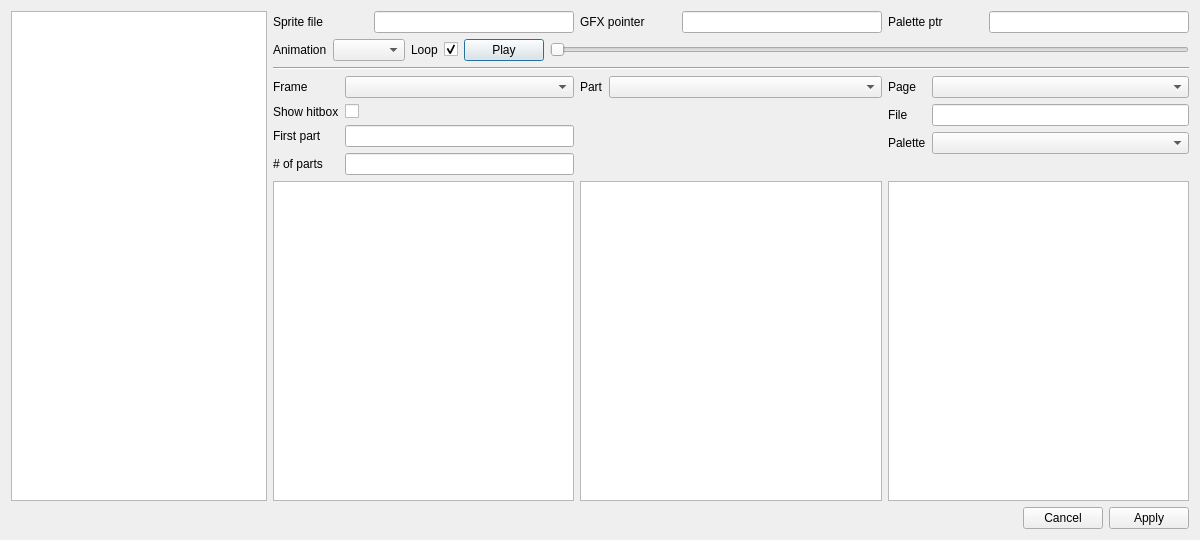
<?xml version="1.0" encoding="UTF-8"?>
<ui version="4.0">
 <class>SpriteEditor</class>
 <widget class="QDialog" name="SpriteEditor">
  <property name="geometry">
   <rect>
    <x>0</x>
    <y>0</y>
    <width>1200</width>
    <height>540</height>
   </rect>
  </property>
  <property name="windowTitle">
   <string>Sprite Editor</string>
  </property>
  <layout class="QVBoxLayout" name="verticalLayout">
   <item>
    <layout class="QHBoxLayout" name="horizontalLayout_4">
     <item>
      <widget class="QListWidget" name="enemy_list">
       <property name="sizePolicy">
        <sizepolicy hsizetype="Maximum" vsizetype="Expanding">
         <horstretch>0</horstretch>
         <verstretch>0</verstretch>
        </sizepolicy>
       </property>
      </widget>
     </item>
     <item>
      <layout class="QVBoxLayout" name="verticalLayout_2">
       <item>
        <layout class="QVBoxLayout" name="verticalLayout_3">
         <item>
          <layout class="QVBoxLayout" name="verticalLayout_9">
           <item>
            <layout class="QHBoxLayout" name="horizontalLayout">
             <item>
              <widget class="QLabel" name="label_12">
               <property name="text">
                <string>Sprite file</string>
               </property>
              </widget>
             </item>
             <item>
              <widget class="QLineEdit" name="sprite_file_name">
               <property name="maximumSize">
                <size>
                 <width>200</width>
                 <height>16777215</height>
                </size>
               </property>
              </widget>
             </item>
             <item>
              <widget class="QLabel" name="label_13">
               <property name="text">
                <string>GFX pointer</string>
               </property>
              </widget>
             </item>
             <item>
              <widget class="QLineEdit" name="gfx_pointer">
               <property name="maximumSize">
                <size>
                 <width>200</width>
                 <height>16777215</height>
                </size>
               </property>
              </widget>
             </item>
             <item>
              <widget class="QLabel" name="label_11">
               <property name="text">
                <string>Palette ptr</string>
               </property>
              </widget>
             </item>
             <item>
              <widget class="QLineEdit" name="palette_pointer">
               <property name="maximumSize">
                <size>
                 <width>200</width>
                 <height>16777215</height>
                </size>
               </property>
              </widget>
             </item>
            </layout>
           </item>
           <item>
            <layout class="QHBoxLayout" name="horizontalLayout_2">
             <item>
              <widget class="QLabel" name="label_3">
               <property name="text">
                <string>Animation</string>
               </property>
              </widget>
             </item>
             <item>
              <widget class="QComboBox" name="animation_index"/>
             </item>
             <item>
              <widget class="QLabel" name="label_8">
               <property name="text">
                <string>Loop</string>
               </property>
              </widget>
             </item>
             <item>
              <widget class="QCheckBox" name="loop_animation">
               <property name="text">
                <string/>
               </property>
               <property name="checked">
                <bool>true</bool>
               </property>
              </widget>
             </item>
             <item>
              <widget class="QPushButton" name="toggle_paused_button">
               <property name="text">
                <string>Play</string>
               </property>
              </widget>
             </item>
             <item>
              <widget class="QSlider" name="seek_slider">
               <property name="orientation">
                <enum>Qt::Horizontal</enum>
               </property>
              </widget>
             </item>
            </layout>
           </item>
           <item>
            <widget class="Line" name="line">
             <property name="orientation">
              <enum>Qt::Horizontal</enum>
             </property>
            </widget>
           </item>
           <item>
            <layout class="QHBoxLayout" name="horizontalLayout_3" stretch="1,1,1">
             <item>
              <layout class="QFormLayout" name="formLayout_3">
               <property name="fieldGrowthPolicy">
                <enum>QFormLayout::AllNonFixedFieldsGrow</enum>
               </property>
               <item row="0" column="0">
                <widget class="QLabel" name="label_6">
                 <property name="text">
                  <string>Frame</string>
                 </property>
                </widget>
               </item>
               <item row="0" column="1">
                <widget class="QComboBox" name="frame_index"/>
               </item>
               <item row="1" column="0">
                <widget class="QLabel" name="label_5">
                 <property name="text">
                  <string>Show hitbox</string>
                 </property>
                </widget>
               </item>
               <item row="1" column="1">
                <widget class="QCheckBox" name="show_hitbox">
                 <property name="text">
                  <string/>
                 </property>
                </widget>
               </item>
               <item row="2" column="0">
                <widget class="QLabel" name="label_9">
                 <property name="text">
                  <string>First part</string>
                 </property>
                </widget>
               </item>
               <item row="2" column="1">
                <widget class="QLineEdit" name="frame_first_part"/>
               </item>
               <item row="3" column="0">
                <widget class="QLabel" name="label_10">
                 <property name="text">
                  <string># of parts</string>
                 </property>
                </widget>
               </item>
               <item row="3" column="1">
                <widget class="QLineEdit" name="frame_number_of_parts"/>
               </item>
              </layout>
             </item>
             <item>
              <layout class="QFormLayout" name="formLayout_2">
               <property name="fieldGrowthPolicy">
                <enum>QFormLayout::AllNonFixedFieldsGrow</enum>
               </property>
               <item row="0" column="0">
                <widget class="QLabel" name="label_4">
                 <property name="text">
                  <string>Part</string>
                 </property>
                </widget>
               </item>
               <item row="0" column="1">
                <widget class="QComboBox" name="part_index"/>
               </item>
              </layout>
             </item>
             <item>
              <layout class="QFormLayout" name="formLayout">
               <property name="fieldGrowthPolicy">
                <enum>QFormLayout::AllNonFixedFieldsGrow</enum>
               </property>
               <item row="0" column="0">
                <widget class="QLabel" name="label">
                 <property name="text">
                  <string>Page</string>
                 </property>
                </widget>
               </item>
               <item row="0" column="1">
                <widget class="QComboBox" name="gfx_page_index"/>
               </item>
               <item row="1" column="0">
                <widget class="QLabel" name="label_2">
                 <property name="text">
                  <string>File</string>
                 </property>
                </widget>
               </item>
               <item row="1" column="1">
                <widget class="QLineEdit" name="gfx_file_name"/>
               </item>
               <item row="2" column="0">
                <widget class="QLabel" name="label_7">
                 <property name="text">
                  <string>Palette</string>
                 </property>
                </widget>
               </item>
               <item row="2" column="1">
                <widget class="QComboBox" name="palette_index"/>
               </item>
              </layout>
             </item>
            </layout>
           </item>
           <item>
            <layout class="QHBoxLayout" name="horizontalLayout_5" stretch="1,1,1">
             <item>
              <widget class="QGraphicsView" name="frame_graphics_view"/>
             </item>
             <item>
              <widget class="QGraphicsView" name="part_graphics_view"/>
             </item>
             <item>
              <widget class="QGraphicsView" name="gfx_file_graphics_view"/>
             </item>
            </layout>
           </item>
          </layout>
         </item>
        </layout>
       </item>
      </layout>
     </item>
    </layout>
   </item>
   <item>
    <widget class="QDialogButtonBox" name="buttonBox">
     <property name="orientation">
      <enum>Qt::Horizontal</enum>
     </property>
     <property name="standardButtons">
      <set>QDialogButtonBox::Apply|QDialogButtonBox::Cancel</set>
     </property>
    </widget>
   </item>
  </layout>
 </widget>
 <resources/>
 <connections>
  <connection>
   <sender>buttonBox</sender>
   <signal>accepted()</signal>
   <receiver>SpriteEditor</receiver>
   <slot>accept()</slot>
   <hints>
    <hint type="sourcelabel">
     <x>248</x>
     <y>254</y>
    </hint>
    <hint type="destinationlabel">
     <x>157</x>
     <y>274</y>
    </hint>
   </hints>
  </connection>
  <connection>
   <sender>buttonBox</sender>
   <signal>rejected()</signal>
   <receiver>SpriteEditor</receiver>
   <slot>reject()</slot>
   <hints>
    <hint type="sourcelabel">
     <x>316</x>
     <y>260</y>
    </hint>
    <hint type="destinationlabel">
     <x>286</x>
     <y>274</y>
    </hint>
   </hints>
  </connection>
 </connections>
</ui>
